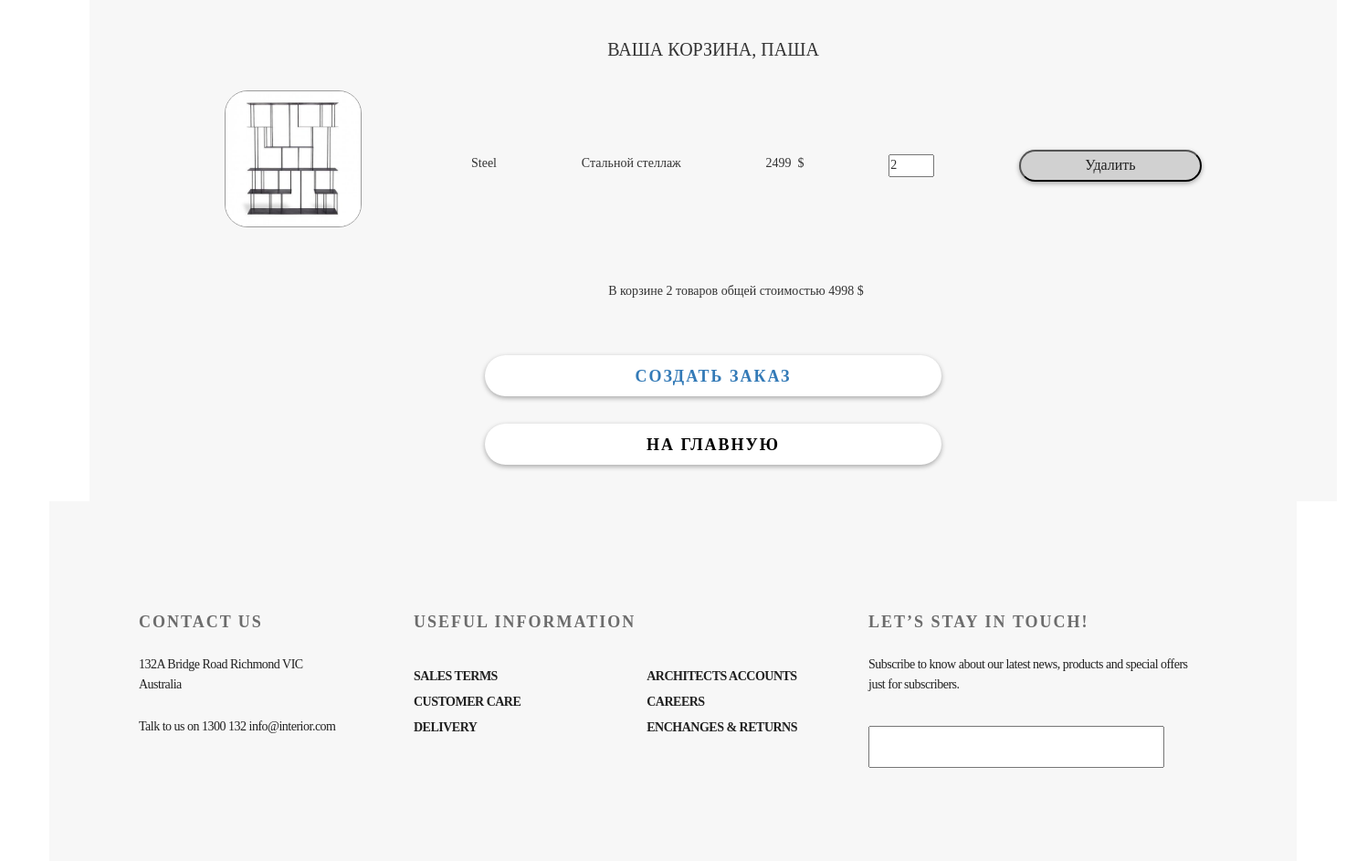
The app's page /basket/ (signed in) with its own data.
### authapp/models.py (models this page shows, shortened)
class ShopUser(AbstractUser):
    avatar = models.ImageField(upload_to='user_avatar', blank=True)
    age = models.PositiveIntegerField(verbose_name='Возраст', null=True, default=18)
    activation_key = models.CharField(max_length=128, blank=True)
    activation_key_expires = models.DateTimeField(default=now() + timedelta(hours=48))

### basketapp/models.py (models this page shows, shortened)
class Basket(models.Model):
    user = models.ForeignKey(settings.AUTH_USER_MODEL, on_delete=models.CASCADE, related_name="baskets")
    product = models.ForeignKey(Product, on_delete=models.CASCADE) # означает, что проще объединить продукты, чем бить по моделям в корзине
    quantity = models.PositiveIntegerField(verbose_name='количество', default=0)
    add_datetime = models.DateTimeField(verbose_name='время добавления', auto_now_add=True)
    def _get_product_cost(self):
        return self.product.price * self.quantity
    product_cost = property(_get_product_cost)
    def _get_total_quantity(self):
        _items = Basket.objects.filter(user=self.user)
        _totalquantity = sum(list(map(lambda x: x.quantity, _items))) #вытащить свойство quantity из _items (Basket.objects.filter(user=self.user))
        return _totalquantity
    total_quantity = property(_get_total_quantity)
    def total_cost(self):
        _items = Basket.objects.filter(user=self.user)
        _totalcost = sum(list(map(lambda x: x.product_cost, _items)))
        return _totalcost

### mainapp/models.py (models this page shows, shortened)
class Product(models.Model):
    name = models.CharField(max_length=32, unique=True)
    description = models.TextField(verbose_name='Описание')
    price = models.PositiveIntegerField(verbose_name='Цена')
    rating = models.PositiveIntegerField(verbose_name='Рейтинг', default=1)
    alt = models.CharField(max_length=255, verbose_name='Текст рисунка', default='Текст по умолчанию')
    category = models.ForeignKey(Category, on_delete=models.PROTECT)  # Выбираем эту, как наиболее простую.
    image = models.ImageField(upload_to='products', null=True, blank=True)
    isTrendy = models.BooleanField(verbose_name='Товар сейчас в тренде?', default=False)
    isTopSlider = models.BooleanField(verbose_name='Товар должен быть в верхнем слайдере?', default=False)
    SlideNo = models.PositiveIntegerField(verbose_name='Номер слайда в карусели', null=True, blank=True)
    isHot = models.BooleanField(verbose_name='Горячее предложение?', default=False)
    isNew = models.BooleanField(verbose_name='Поместить товар в раздел "новое"?', default=False)
    quantity = models.PositiveIntegerField(verbose_name='Количество на складе', default=1)
    isActive = models.BooleanField(verbose_name='Категория активна', default=True)

class Category(models.Model):
    name = models.CharField(max_length=32, unique=True)  # Category & Product должны быть связаны.
    image = models.ImageField(upload_to='products', null=True)

### basketapp/views.py (the view)
# urls.py: path('basket/', include('basketapp.urls', namespace='basket')),
def basket(request):
    title = 'Your basket'
    basket_items = Basket.objects.filter(user=request.user).order_by('product__category')
    content = {
        'title': title,
        'basket_items': basket_items,
    }
    return render(request, 'basket.html', content)

### context_processors/basketProc.py (called while the page is built)
def basketProc(request):
    print(f'context processor basket works')
    basket = []
    if request.user.is_authenticated:
        basket_items = Basket.objects.filter(user=request.user)
        for i in basket_items:
            basket.append(i.product.category.name)
            basket.append(i.product.name)
            basket.append(i.product.price)
    return {
        'BasketP': basket
    }

### basketapp/templates/basket.html (shortened to what this page needs)
{% extends 'basketbase.html' %}
{% load staticfiles %}
{% block content %}
    {% include "inc/record_include.html" %}
{% endblock %}

### basketapp/templates/basketbase.html (shortened to what this page needs)
<!DOCTYPE html>
{% load staticfiles %}
<html>
<head>
    {% block css %}
        <link rel="stylesheet" type="text/css" href="{% static 'css/bootstrap.min.css' %}">
        <link rel="stylesheet" type="text/css" href="{% static 'style.css' %}">
        <link rel="stylesheet" href="{% static 'fonts/font-awesome/css/font-awesome.css' %}">
    {% endblock %}
</head>
<body>
    <div class="padding_side">
	<div class="basket_container">
        <div class="your_basket_text">
            Ваша корзина, {% if user.first_name %}{{ user.first_name|title}}{% endif %}
        </div>
        {% block content %}
        {% endblock %}
	</div>
    </div>
    <div class="container">
<div class="bottom_container">
    <div class="padding_side">
        <div class="bottom_texts">
            <div class="mini_header1">
                <p>CONTACT US</p>
                <p class="contacts">
                    132A Bridge Road Richmond VIC Australia
                </p>
                <p class="contacts">
                    Talk to&nbsp;us on&nbsp;1300&nbsp;132 info@interior.com
                </p>
            </div>
            <div class="mini_header2">
                <p>USEFUL INFORMATION</p>
                <div class="useful_container">
                    <div class="useful1">
                        <p class="useful_info">
                            <a href="#">SALES TERMS</a> <br> <a href="#">CUSTOMER CARE</a> <br> <a href="#">DELIVERY</a>
                        </p>
                    </div>
                    <div class="useful2">
                        <p style="margin-left: 110px;" class="useful_info">
                            <a href="#">ARCHITECTS ACCOUNTS</a> <br> <a href="#">CAREERS</a> <br> <a href="#">ENCHANGES &amp;&nbsp;RETURNS</a>
                        </p>
                    </div>
                </div>
            </div>
            <div class="mini_header3">
                <p>LET&rsquo;S STAY IN&nbsp;TOUCH!</p>
                <p class="stay_touch_text">
                    Subscribe to&nbsp;know about our latest news, products and special offers just for subscribers. </p>
                <br>
                <div class="feedback">
                    <input type="text">
                    <form action="/index/">
                        <button class="telegram_button" type="submit"></button>
                    </form>
                </div>
            </div>
        </div>
    </div>
</div>
        <div class="footer">
        </div>
    </div>
</body>
</html>

### basketapp/templates/inc/record_include.html
{% load static %}
    {% for item in basket_items %}
<div class="basket_record">
    <a style="margin-top: 50px; margin-left: 50px;" href="#"><img class="basket_product_image" src="{{ item.product.image.url }}" alt="{{ item.product.short_desc }}"></a>
    <div class="basket_product_text">
        <span class="category_name">{{ item.product.category.name }}</span>
        <span class="product_name">{{ item.product.name }}</span>
        <span class="product_price">{{ item.product.price }}&nbsp $</span>
        <input class="number_field_basket" type="number" name="{{ item.pk }}" min="0" value="{{ item.quantity }}">
        <button type="submit" class="inner_delete_button" name="{{ item.pk }}">Удалить</button>
    </div>
</div>
    {% endfor %}
    {% if basket_items %}
        <div class="basket_summary">
            <br><br><br>
            В корзине {{ basket_items.0.total_quantity }} товаров общей стоимостью
            {{ basket_items.0.total_cost }} $
        </div>
    <br>
    <br>
    <br>
            <div class="order_create">
        <a href="{% url 'ordersapp:order_create' %}">
            создать заказ
        </a>
    </div>
                <div class="go_index_from_basket" >
        <a href="{% url 'main:index' %}">
            на главную
        </a>
        </div>
<br>
<br>
    {% endif %}

### static/style.css (style rules this page uses)
* { margin: 0; padding: 0; }
.padding_side { position: relative; padding-left: 98px; padding-right: 98px; }
.container { width: 1366px; margin: 0 auto; position: relative; }
body { font-family: "Montserrat" }
.bottom_container { background-color: #f7f7f7; width: 1366px; height: 384px; display: block; overflow: auto; }
.mini_header1 { letter-spacing: 2px; position: absolute; color: #6c6c6c; font-size: 18px; font-weight: 700; line-height: 24px; text-align: left; margin-top: 120px; list-style-type: none; text-align: left; height: 139px; width: 221px; }
.mini_header2 { letter-spacing: 2px; position: absolute; color: #6c6c6c; font-size: 18px; font-weight: 700; line-height: 24px; text-align: left; top: 120px; left: 399px; list-style-type: none; text-align: left; flex-wrap: nowrap; width: 420px; }
.mini_header3 { letter-spacing: 2px; position: absolute; color: #6c6c6c; font-size: 18px; font-weight: 700; line-height: 24px; text-align: left; margin-top: 120px; margin-left: 799px; list-style-type: none; text-align: left; width: 368px; }
.contacts { letter-spacing: -0.5px; color: #212121; font-size: 14px; font-weight: 500; line-height: 22px; text-align: left; margin-top: 24px; }
.useful_info { display: inline-block; letter-spacing: -0.5px; color: #212121; font-size: 14px; font-weight: 700; line-height: 28px; text-align: left; margin-top: 24px; }
.useful_container { display: flex; justify-content: space-between }
.useful_info a { text-decoration: none; color: #212121; }
.stay_touch_text { letter-spacing: -0.5px; color: #212121; font-size: 14px; font-weight: 500; line-height: 22px; text-align: left; margin-top: 24px; }
.telegram_button { margin-top: 2px; }
.feedback { height: 46px; width: 368px; font-size: 24px; position: relative; justify-content: space-between; vertical-align: middle; }
.feedback input[type="text"] { position: absolute; display: inline-block; height: 100%; width: 88%; font-size: 24px; padding-left: 10px; padding-right: 14%; vertical-align: middle; }
button.telegram_button { position: absolute; float: right; display: inline-block; left: 91%; border: none; height: 100%; width: 14%; background: url(img/plane.svg) no-repeat top; }
.footer { background-color: #f7f7f7; width: 1366px; display: block; overflow: auto; }
.basket_record { position: relative; display: flex; }
button.inner_delete_button { bottom: 0; height: 35px; width: 200px; background: none; background: white; background-color: #D1D1D1; border-radius: 20px; color: #212121; box-shadow: 0px 2px 4.85px 0.15px rgba(33, 33, 33, 0.35); margin-top: -5px; font-size: 16px; }
.go_index_from_basket a { display: block; font-weight: bold; text-decoration: none; color: black; font-size: 18px; }
.go_index_from_basket { background: none; background: #c2c2c2; border-radius: 20px; text-transform: uppercase; background-color: #ffffff; color: #212121; box-shadow: 0px 2px 4.85px 0.15px rgba(33, 33, 33, 0.35); width: 500px; height: 45px; border-radius: 22.5px; font-size: 18px; font-weight: 700; letter-spacing: 2px; text-align: center; text-decoration: none; line-height: 46px; margin:auto; }
.order_create { background: none; background: #c2c2c2; border-radius: 20px; text-transform: uppercase; background-color: #ffffff; color: #212121; box-shadow: 0px 2px 4.85px 0.15px rgba(33, 33, 33, 0.35); width: 500px; height: 45px; border-radius: 22.5px; font-size: 18px; font-weight: 700; letter-spacing: 2px; text-align: center; text-decoration: none; line-height: 46px; margin-bottom:30px; margin-left: auto; margin-right: auto; }
.order_create a { text-decoration:none; }
.basket_product_image { border: 1px solid #9c9c9c; border-radius: 25px; width: 150px; height: 150px; margin-left: 98px; margin-top: -20px; }
.basket_container { background-color: #f7f7f7; width: 1366px; margin: auto; }
.basket_product_text { display: flex; justify-content: space-between; margin-top: 100px; margin-left: 120px; width: 800px; }
.basket_summary { margin-left: 50px; text-align: center; }
.your_basket_text { text-align: center; padding-top: 40px; font-size: 20px; text-transform: uppercase; font-weight: 500 }
.number_field_basket { width: 50px; height: 25px; }

### records on screen
ShopUser: first_name "ПАША"
Basket: product.image (picture), product.category.name "Steel", product.name "Стальной стеллаж", product.price "2499", quantity "2", user+quantity "2", user+product+quantity "4998"
